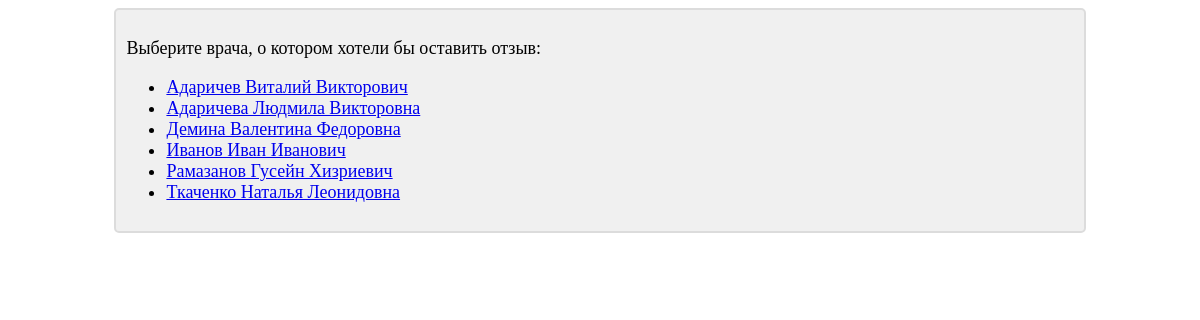
Page /doctors_list/ on the committed database.
### main/models.py (models this page shows)
class Doctor(models.Model):
    fio = models.CharField(max_length=250, verbose_name='ФИО врача')
    specialty = models.ManyToManyField(Specialty, verbose_name='Специальность врача')
    def __str__(self):
        return self.fio
    class Meta:
        verbose_name = 'ФИО врача'
        verbose_name_plural = 'ФИО врачей'
        indexes = [
            models.Index(fields=['id', 'fio'])
        ]
        ordering = ['fio']

### main/views.py (the view)
# urls.py: url(r'^doctors_list/$', doctors_list, name='doctors_list'),
def doctors_list(request):
    doctors = Doctor.objects.all()
    context = {'doctors': doctors}
    return render(request, 'main/doctors_list.html', context)

### templates/main/doctors_list.html (shortened to what this page needs)
{% extends 'layout/basic.html' %}
{% block content %}
    <div class="basic_block">
        <p>
            {% if doctors %}
                Выберите врача, о котором хотели бы оставить отзыв:<br>
                <ul>
                    {% for doctor in doctors %}
                        <li>
                            <a href="{% url 'add_review' doctor_id=doctor.pk %}">{{ doctor }}</a>
                        </li>
                    {% endfor %}
                </ul>
            {% else %}
                Простите, но на сайте пока нет врачей...
            {% endif %}
        </p>
    </div>
{% endblock content %}

### main/static/main/style.css (style rules this page uses)
.basic_block { font-size: large; background-color: RGB(240, 240, 240); border: 2px solid RGB(220, 220, 220); border-radius: 5px; padding: 10px; margin-left: auto; margin-right: auto; width: 80%; overflow: hidden; }

### rows in the picture
Doctor: fio "Адаричев Виталий Викторович"
Doctor: fio "Адаричева Людмила Викторовна"
Doctor: fio "Демина Валентина Федоровна"
Doctor: fio "Иванов Иван Иванович"
Doctor: fio "Рамазанов Гусейн Хизриевич"
Doctor: fio "Ткаченко Наталья Леонидовна"
